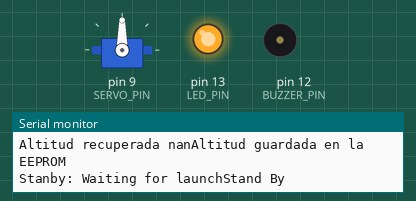
This sketch was run on a simulated Arduino Uno, built with avr-gcc and run on an emulated ATmega328P. Parts: servo, output pins drawn as LEDs (lit = HIGH), buzzer (waves = sounding, pin HIGH), the last lines printed to the serial monitor. EEPROM starts erased.

Above: at 0.1 s.
At 11.3 s:
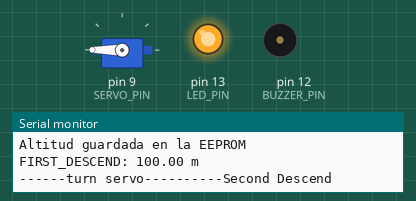
At 39.4 s:
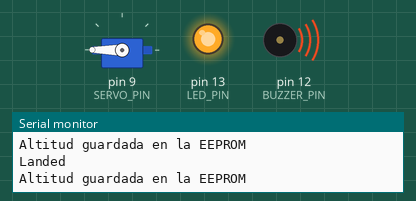
Timing chart, 0 to 40.0 s (numbered marks = the images above):
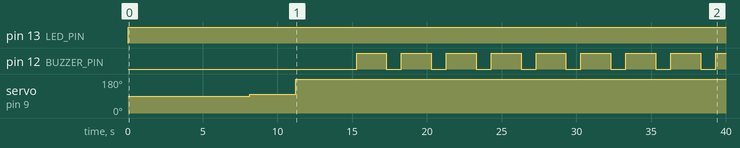

Measured:
- by itself, pin 13 (LED_PIN): LOW → HIGH at 0.00 s
- by itself, pin 12 (BUZZER_PIN): LOW → HIGH at 15.3 s, → LOW 2.0 s later, → HIGH 1.0 s later, → LOW 2.0 s later, … (17 changes in this stretch)
- by itself, servo on pin 9 (SERVO_PIN): 90° → 100° at 8.2 s, → 180° 3.1 s later

The sketch:

prueba1.ino
```cpp
#include <EEPROM.h>
#include <Servo.h>

// Definición de pines
#define LED_PIN 13
#define BUZZER_PIN 12
#define SERVO_PIN 9

// Altitud de despliegue del paracaídas
#define ALTITUD_DESPLIEGUE_PARACAIDAS 100

//states
#define STANDBY 0
#define ASCENDING 1
#define FIRST_DESCEND 2
#define SECOND_DESCEND 3
#define LANDED 4

int state = STANDBY;
String actualState = "Standby"; //to do: remove
int numOfDescending = 0; //to do: remove

#define SIMULATION_MODE true // Cambiar a true para usar modo de simulación
// Vector de alturas simuladas
float alturas2[] = {0,0,0,1,1,2,23,30,40,50,100, 150, 200, 250, 300, 350, 400, 450, 500,449,400,300,300,200,101,100,99,80,70,23,10,5,3,2,1,1,1,0};
float alturas[] = {0,1,20,30,40, 150, 200, 400, 500,300,300,200,100,80,5,3,1,0};

// Índice para recorrer el vector de alturas
int indiceAltura = 0;


//altimetro

float currentAltitude = 0; // Altura actual
float previousAltitude = 0;
float maxAltitude = -9999; // Altura max, apogeo

bool launched = false;
bool descending = false;
bool landed = false;

// Variables globales
Servo parachuteServo;

void setup() {
  pinMode(LED_PIN, OUTPUT);
  pinMode(BUZZER_PIN, OUTPUT);

  parachuteServo.attach(SERVO_PIN);

  Serial.begin(9600);


  //PROTOCOLO DE RECUPERACIÖN
  // Leer la altitud almacenada en la EEPROM al inicio
  float altitudGuardada = readAltitude_memory();
  Serial.print("Altitud recuperada ");
  Serial.print(altitudGuardada);
  previousAltitude = altitudGuardada;
}

void loop() {

    //ENCENDER LED
    digitalWrite(LED_PIN, HIGH);

    bool collected = collectingDataProtocol();


    // Guardar la altitud actual en la EEPROM
    saveAltitude(currentAltitude);

    identifyState();

    previousAltitude=currentAltitude;

  delay(1000);
}

void identifyState(){
 // Determinar el estado actual basado en la altitud
  switch (state) {
    case STANDBY:
    //verificar si el estado es esperando por ser lanzado o ya
      if ( 2 < currentAltitude ) { //2 metros
        state = ASCENDING;
        Serial.print("Ascending");
        Serial.print(": Start derecting that was launched");
        launched=true;
      } else {
        Serial.print("Stanby");
        Serial.print(": Waiting for launch");
      }
      break;

    case ASCENDING:
      checkAltitudeChange(currentAltitude);
      checkMaxAltitude();
      break;

    case FIRST_DESCEND:
      printAltitudeChange("FIRST_DESCEND", currentAltitude);
      if (currentAltitude <= 100) {
        state = SECOND_DESCEND;
   		//activate HS
        Serial.print("------turn servo----------");
        desplegarParacaidasHS();
      }else {
        //waiting 10s ??
      }
      break;

    case SECOND_DESCEND:
      printAltitudeChange("SECOND_DESCEND", currentAltitude);
      if (currentAltitude <= 1) { // to do: check
        // Activar comando beacon
        // Fin del vuelo
        landed=true;
        state = LANDED;
        printAltitudeChange("Landed", currentAltitude);
        Serial.print(": Waiting to be recovered");
        activateRecoveryProtocol();
      }
      break;

    case LANDED:
      //waiting
      activateRecoveryProtocol();
      break;
  }

  // Imprimir estado actual
  switch (state) {
    case STANDBY:
      Serial.println("Stand By");
      break;
    case ASCENDING:
      Serial.println("Ascending");
      break;
    case FIRST_DESCEND:
      Serial.println("First Descend");
      break;
    case SECOND_DESCEND:
      Serial.println("Second Descend");
      break;
    case LANDED:
      Serial.println("Landed");
      break;
  }

}

//verifica si la diferencia de altitudes entre la actual y la actual guardada
void checkAltitudeChange(float newAltitude) {
  float altitudeChange = newAltitude - previousAltitude;

  if (altitudeChange >= 1) {
      printAltitudeChange("Up", newAltitude);
      state = ASCENDING;
  }
  if (altitudeChange <= -1 ){
      printAltitudeChange("PUNTO Máximo", newAltitude);
      printAltitudeChange("Down", newAltitude);
      state = FIRST_DESCEND;
      //activate Container
      Serial.print("------turn servo----------");
      desplegarParacaidasContainer();
  }
    // Cambio de altitud mayor a 1 metro
    //to do: que hacer en este caso

}

// Funcion de guardar en la EEPROM
void saveAltitude(float altitud) {
  int direccion = 0;
  EEPROM.put(direccion, altitud);
  Serial.println("Altitud guardada en la EEPROM");
}

// Funcion de leer de la EEPROM
float readAltitude_memory() {
  float altitud;
  int direccion = 0;
  EEPROM.get(direccion, altitud);
  Serial.print("Altitud leída desde la EEPROM: ");
  Serial.println(altitud);
  return altitud;
}

//Obtener e imprimir altitude
void getAltitude() {
  // En una aplicación real, aquí se obtendría la altitud de un sensor
  // En este ejemplo, se retorna un valor simulado

  Serial.print("High Altitude! Altitude: ");
  Serial.print(currentAltitude);
  Serial.println("m");

}

//verifica si la altitud actual es mayor que altura maxima guardada
// si es mayor: se actualiza
void checkMaxAltitude() {
  if (currentAltitude > maxAltitude) {
    maxAltitude = currentAltitude;
  }
}

void printAltitudeChange(const char* direction, float altitude) {
  Serial.print(direction);
  Serial.print(": ");
  Serial.print(altitude);
  Serial.println(" m");
}

//Activar buzzer para despliegue
void desplegarParacaidasContainer() {
  // Girar el servo para desplegar el paracaídas
  parachuteServo.write(100);  // Gira el servo a 90 grados (posición de despliegue)
}

//Activar buzzer para despliegue
void desplegarParacaidasHS() {
  // Girar el servo para desplegar el paracaídas
  parachuteServo.write(180);  // Gira el servo a 90 grados (posición de despliegue)
}

//to do : metodo
bool collectingDataProtocol(){
  //to do: bewtween simulation or not
  if (SIMULATION_MODE) {
      // Incrementar el índice de altura (ciclar al inicio del vector si alcanza el final)
      indiceAltura = (indiceAltura + 1) % (sizeof(alturas) / sizeof(alturas[0]));
      // Obtener la altitud actual
  	  currentAltitude = alturas[indiceAltura];
    } else {
      // Leer altitud desde el sensor BMP380
      /*if (!bmp.performReading()) {
        Serial.println("Error al leer el sensor BMP380 :(");
        return false; //to do: consultar return
      }
      currentAltitude = bmp.readAltitude(SEALEVELPRESSURE_HPA);*/
    }

  return true;
}

//to do : metodo
void activateRecoveryProtocol(){
 // activate recovery protocol
 // Activar el buzzer
  digitalWrite(BUZZER_PIN, HIGH);
  delay(2000); // Sonar durante 1 segundo
  digitalWrite(BUZZER_PIN, LOW); // Apagar el buzzer
 //  save data


}
```
